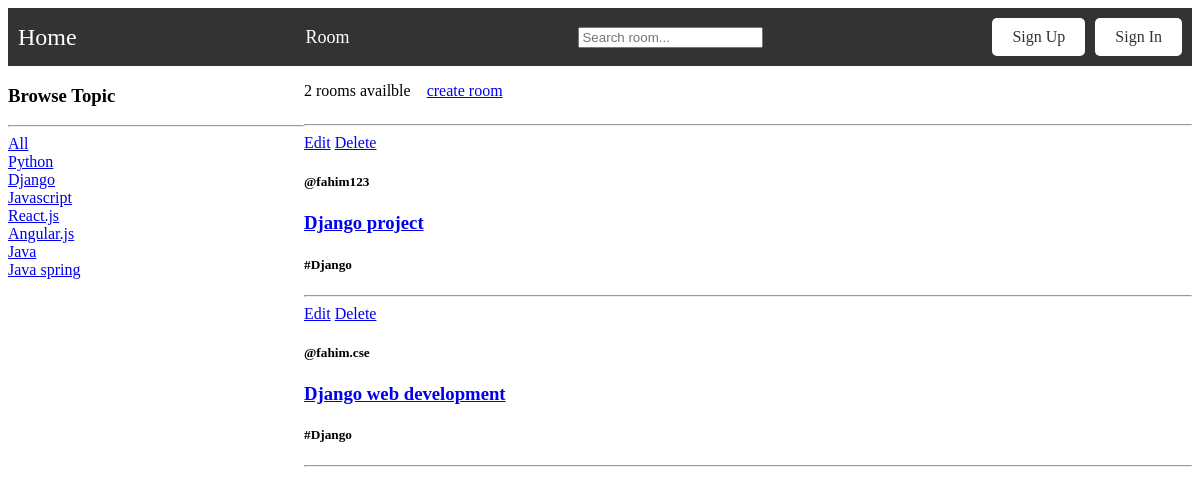
Page /room/?q=Django on the committed database.
### main/models.py (models this page shows, shortened)
class Topic(models.Model):
    name = models.CharField(max_length=100)
    def __str__(self):
        return self.name

class RoomDatabase(models.Model):
    host = models.ForeignKey(User, on_delete=models.SET_NULL, null=True)
    topic = models.ForeignKey(Topic, on_delete=models.SET_NULL, null=True)
    name = models.CharField(max_length=100)
    description = models.TextField(null=True, blank=True)
    updated = models.DateTimeField(auto_now=True)
    created = models.DateTimeField(auto_now_add=True)
    class Meta:
        ordering = ['-updated', '-created']

### main/views.py (the view)
# urls.py: path('room/', views.room, name='room'),
def room(request):
    q = request.GET.get('q') if request.GET.get('q') != None else ''
    rooms = RoomDatabase.objects.filter(
        Q(topic__name__icontains=q) |
        Q(name__icontains=q) |
        Q(description__icontains=q)
    )
    topics = Topic.objects.all()
    room_count = rooms.count()
    dic = {
        "rooms": rooms,
        "topics": topics,
        "room_count": room_count,
    }
    return render(request, 'home/room.html', context=dic)

### templates/home/room.html (shortened to what this page needs)
{%extends 'home/layout.html'%}
{%block content%}
<div class="home_container">
    <div>
        <h3>Browse Topic</h3>
        <hr>
        <div>
            <a href="{%url 'room'%}">All</a>
        </div>
        {%for topic in topics%}
            <div>
                <a href="{%url 'room'%}?q={{topic.name}}">{{topic.name}}</a>
            </div>
        {%endfor%}
    </div>
    <div>
        <div class="top_portion">
            <p>{{room_count}} rooms availble</p>
            <a href="{%url 'create-room'%}">create room</a>
        </div>
        <hr>
        {%for room in rooms%}
            <a href="{%url 'update-room' room.id%}">Edit</a>
            <a href="{%url 'delete-room' room.id%}">Delete</a>
            <h5>@{{room.host}}</h5>
            <h3><a href="{% url 'room_dynamic_route' room.id %}">{{room.name}}</a></h3>
            <h5>#{{room.topic}}</h5>
            <hr>
        {%endfor%}
    </div>
</div>
{%endblock content%}

### templates/home/room.html (style rules this page uses)
.home_container { display: grid; grid-template-columns: 1fr 3fr; }
.top_portion { display: flex; align-items: center; }
.top_portion p { margin-right: 1rem; }

### rows in the picture
Topic: name "Python"
Topic: name "Django"
Topic: name "Javascript"
Topic: name "React.js"
Topic: name "Angular.js"
Topic: name "Java"
Topic: name "Java spring"
RoomDatabase: host "fahim123", name "Django project", topic "Django"
RoomDatabase: host "fahim.cse", name "Django web development", topic "Django"

### other values in the picture
{{ room_count }} "2"
